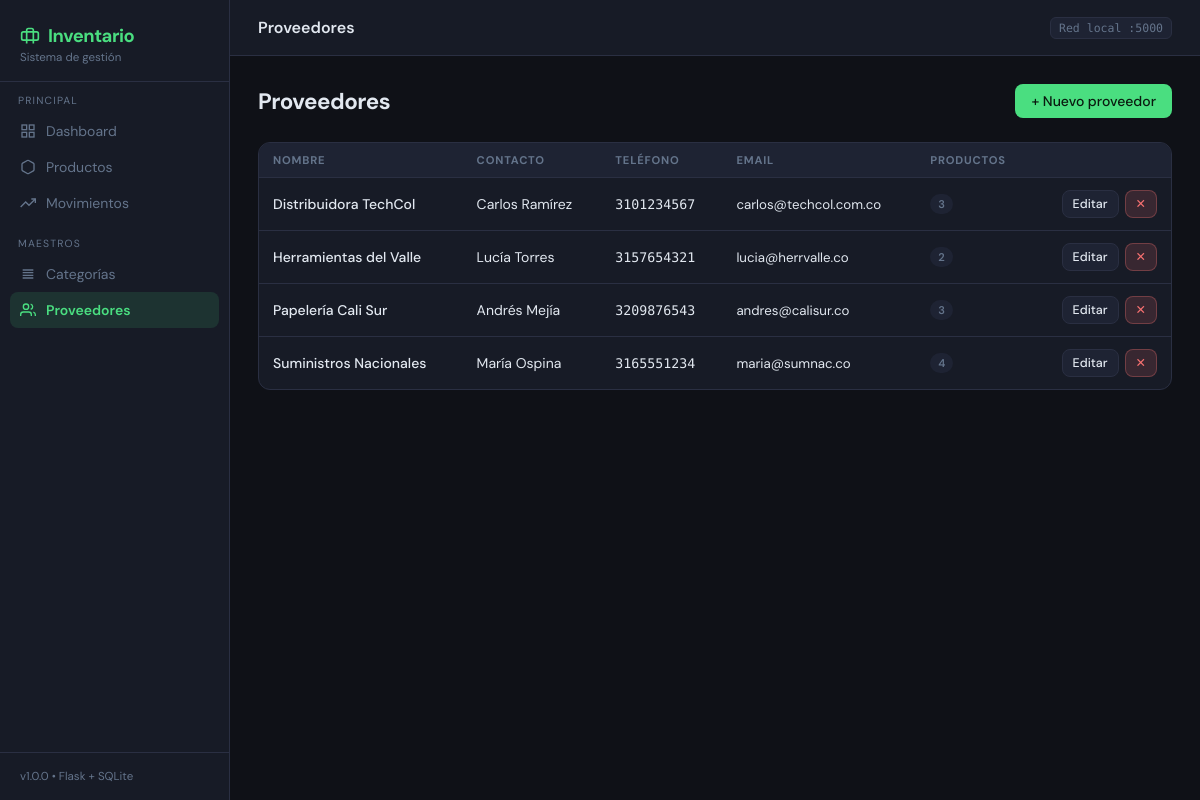
/proveedores, run on the app's committed database.
### app.py (models this page shows, shortened)
class Proveedor(Base):
    __tablename__ = "proveedores"
    id       = Column(Integer, primary_key=True, autoincrement=True)
    nombre   = Column(String(120), nullable=False)
    contacto = Column(String(120))
    telefono = Column(String(30))
    email    = Column(String(120))
    productos = relationship("Producto", back_populates="prov_rel")

### app.py (the view)
@app.route("/proveedores")
def proveedores():
    db = get_session()
    try:
        provs = db.query(Proveedor).order_by(Proveedor.nombre).all()
        return render_template("proveedores.html", proveedores=provs)
    finally:
        db.close()

### app.py (called while the page is built)
def get_session():
    return Session()

### templates/proveedores.html (shortened to what this page needs)
{% extends "base.html" %}
{% block topbar_title %}Proveedores{% endblock %}
{% block content %}
<div class="page-header">
  <h1>Proveedores</h1>
  <a href="{{ url_for('proveedor_nuevo') }}" class="btn btn-primary">+ Nuevo proveedor</a>
</div>
<div class="card">
  <div class="table-wrap">
    <table>
      <thead>
        <tr><th>Nombre</th><th>Contacto</th><th>Teléfono</th><th>Email</th><th>Productos</th><th></th></tr>
      </thead>
      <tbody>
        {% for p in proveedores %}
        <tr>
          <td style="font-weight:500">{{ p.nombre }}</td>
          <td>{{ p.contacto or '—' }}</td>
          <td class="text-mono" style="font-size:.83rem">{{ p.telefono or '—' }}</td>
          <td style="font-size:.83rem">{{ p.email or '—' }}</td>
          <td><span class="badge badge-gray">{{ p.productos|length }}</span></td>
          <td>
            <div style="display:flex; gap:6px; justify-content:flex-end;">
              <a href="{{ url_for('proveedor_editar', pid=p.id) }}" class="btn btn-secondary btn-sm">Editar</a>
              <form method="post" action="{{ url_for('proveedor_eliminar', pid=p.id) }}"
                    onsubmit="return confirm('¿Eliminar proveedor {{ p.nombre }}?')">
                <button class="btn btn-danger btn-sm" type="submit">✕</button>
              </form>
            </div>
          </td>
        </tr>
        {% endfor %}
      </tbody>
    </table>
  </div>
</div>
{% endblock %}

### templates/base.html (style rules this page uses)
:root { --bg: #0f1117; --bg2: #171b26; --bg3: #1e2333; --border: #2a2f42; --accent: #4ade80; --accent2: #22d3ee; --warn: #fb923c; --danger: #f87171; --text: #e2e8f0; --muted: #64748b; --sidebar-w: 230px; }
*, *::before, *::after { box-sizing: border-box; margin: 0; padding: 0; }
body { font-family: 'DM Sans', sans-serif; background: var(--bg); color: var(--text); min-height: 100vh; display: flex; }
.card { background: var(--bg2); border: 1px solid var(--border); border-radius: 12px; overflow: hidden; }
.table-wrap { overflow-x: auto; }
table { width: 100%; border-collapse: collapse; font-size: 0.875rem; }
th { text-align: left; padding: 10px 14px; font-size: 0.7rem; text-transform: uppercase; letter-spacing: 0.8px; color: var(--muted); background: var(--bg3); border-bottom: 1px solid var(--border); }
td { padding: 12px 14px; border-bottom: 1px solid var(--border); vertical-align: middle; }
tr:last-child td { border-bottom: none; }
.badge { display: inline-flex; align-items: center; font-size: 0.7rem; font-weight: 600; padding: 3px 8px; border-radius: 20px; }
.badge-gray { background: var(--bg3); color: var(--muted); }
.btn { display: inline-flex; align-items: center; gap: 6px; padding: 8px 16px; border-radius: 8px; border: none; font-size: 0.875rem; font-weight: 500; cursor: pointer; text-decoration: none; transition: all 0.15s; font-family: inherit; }
.btn-primary { background: var(--accent); color: #0a1a0f; }
.btn-secondary { background: var(--bg3); color: var(--text); border: 1px solid var(--border); }
.btn-danger { background: rgba(248,113,113,.15); color: var(--danger); border: 1px solid rgba(248,113,113,.3); }
.btn-sm { padding: 5px 10px; font-size: 0.78rem; }
.text-mono { font-family: 'DM Mono', monospace; }
.page-header { display: flex; align-items: center; justify-content: space-between; margin-bottom: 24px; }
.page-header h1 { font-size: 1.4rem; font-weight: 700; letter-spacing: -0.5px; }

### data on the page
Proveedor: nombre "Distribuidora TechCol", contacto "Carlos Ramírez", telefono "3101234567", email "carlos@techcol.com.co", productos|length "3"
Proveedor: nombre "Herramientas del Valle", contacto "Lucía Torres", telefono "3157654321", email "lucia@herrvalle.co", productos|length "2"
Proveedor: nombre "Papelería Cali Sur", contacto "Andrés Mejía", telefono "3209876543", email "andres@calisur.co", productos|length "3"
Proveedor: nombre "Suministros Nacionales", contacto "María Ospina", telefono "3165551234", email "maria@sumnac.co", productos|length "4"
